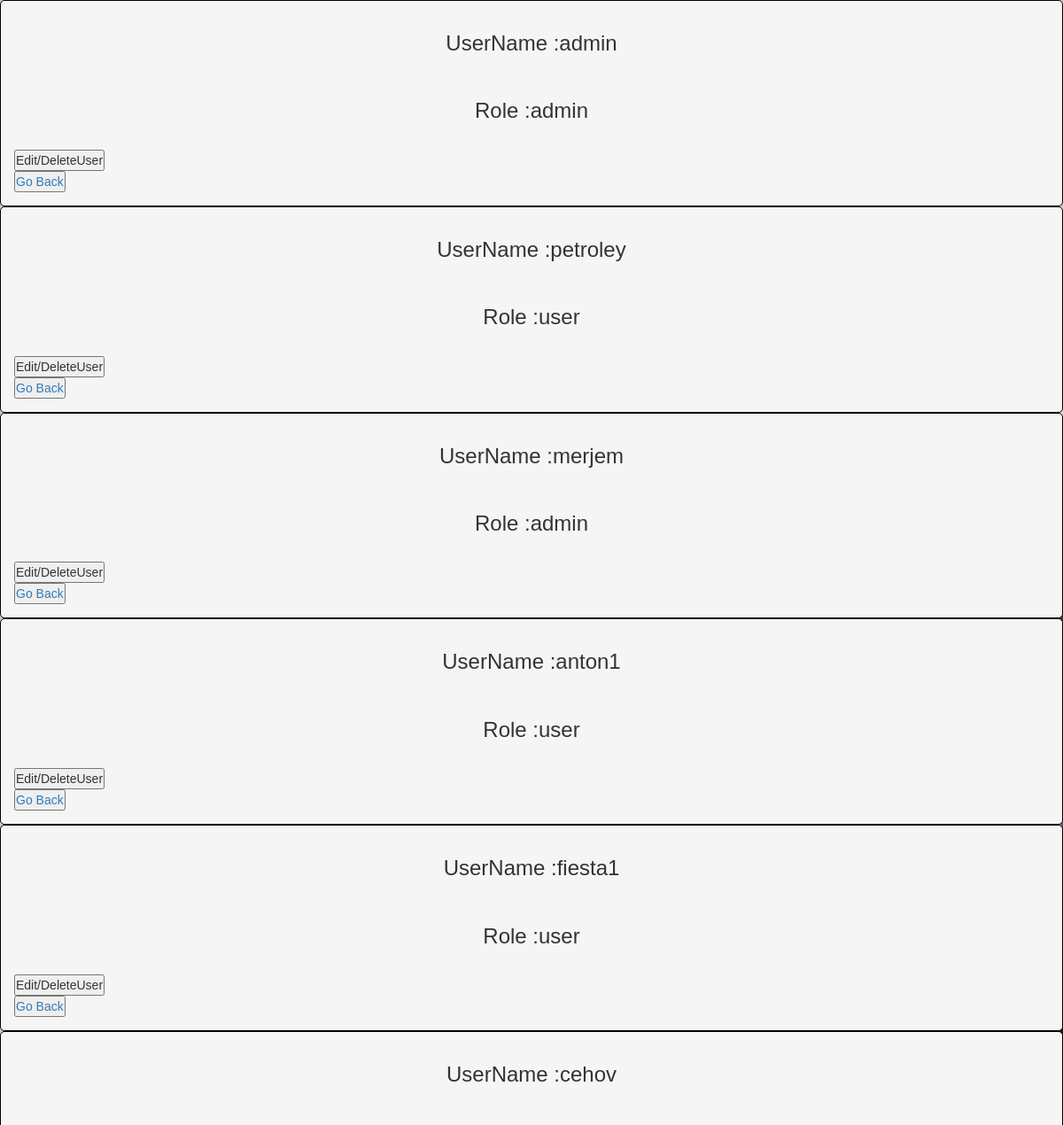
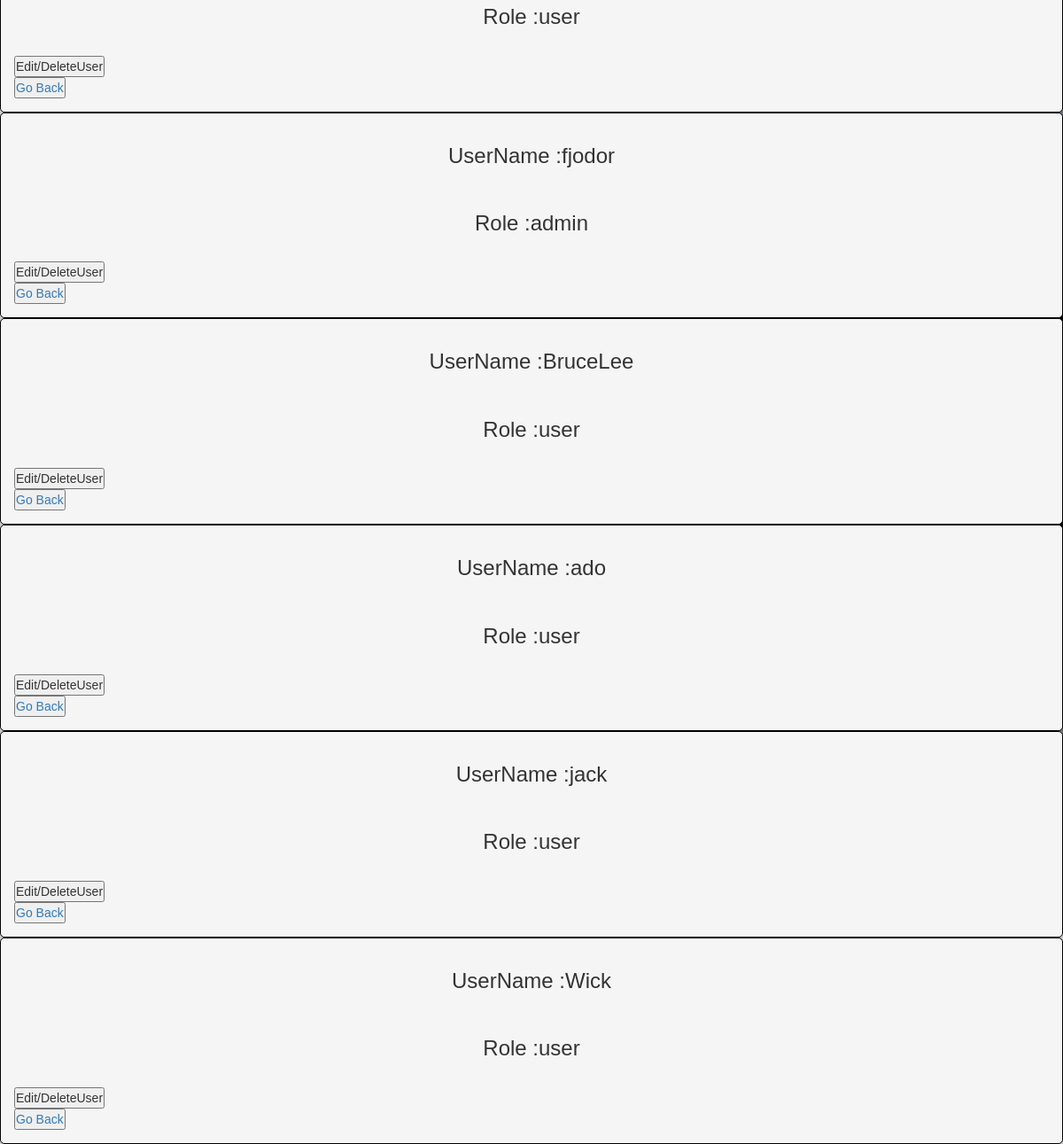
Page /editUserAdmin.php (signed in) on the committed database (2 pictures, top to bottom).
### tables this page shows
CREATE TABLE `user` (
  `id` int(11) NOT NULL,
  `userid` varchar(128) NOT NULL,
  `userType` varchar(20) NOT NULL DEFAULT 'user',
  `pwd` varchar(128) NOT NULL
);

### editUserAdmin.php (the view, shortened to what this page needs)
<!DOCTYPE html>
<html lang="en">
<head>
    <link href="style/styles.css" type="text/css" rel="stylesheet">
    <link rel="stylesheet" type="text/css" href="style/style1.css">
    <link href="//netdna.bootstrapcdn.com/bootstrap/3.1.0/css/bootstrap.min.css" rel="stylesheet" id="bootstrap-css">
</head>
<?php
    include 'includes/functions.php';
    if($_SESSION['role']=="admin"){
        $sql= "SELECT  *  FROM user";
        $result = $conn->query($sql);
        while($row=$result->fetch_assoc()) {
            $userid = $row['userid'];
            $sql2= "SELECT * FROM user WHERE userid ='$userid'";
            $result2 = $conn->query($sql2);
            if($row2=$result2->fetch_assoc()){
                echo "<div class = 'article'>";
                echo "<h3>UserName :".$row['userid']."</h3><br>";
                echo "<h3>Role :".$row['userType']."</h3><br>";
                echo "<form method='POST' action='editUser.php'>
                    <input type='hidden' name='id' value='".$row['id']."'>
                    <input type='hidden' name='userid' value='".$row['userid']."'>
                    <input type='hidden' name='userType' value='".$row['userType']."'>
                    <input type='hidden' name='pwd' value='".$row['pwd']."'>
                    <button name='editUser'>Edit/DeleteUser</button>
                    </form>";
            echo " <button><a href='admin.php'>Go Back</a></button></div>";
            }
        };
     }else {
         header("Location: index.php?YouAreNotAdmin!!");
     }
 require "footer.php";
?>

### footer.php
</body>
</html

### style/styles.css (style rules this page uses)
* { margin: 0; padding: 0; text-decoration: none; }
button { cursor: pointer; }

### style/style1.css (style rules this page uses)
* { margin: 0; padding: 5; box-sizing: border-box; -webkit-box-sizing:border-box; -moz-box-sizing:border-box; font-family: Arial, Helvetica, sans-serif; }
.article , .article1, .article2 { background-color: whitesmoke; opacity: 15px; border-radius:5px; -moz-border-radius: 5px; -webkit-border-radius: 5px; margin: 0px auto ; width: 100%; border: 1px solid black; padding: 15px; }
h3 { text-align: center; }
a { text-decoration: none; color: black; }

### rows in the picture
user: userid "admin", userType "admin"
user: userid "petroley", userType "user"
user: userid "merjem", userType "admin"
user: userid "anton1", userType "user"
user: userid "fiesta1", userType "user"
user: userid "cehov", userType "user"
user: userid "fjodor", userType "admin"
user: userid "BruceLee", userType "user"
user: userid "ado", userType "user"
user: userid "jack", userType "user"
user: userid "Wick", userType "user"
